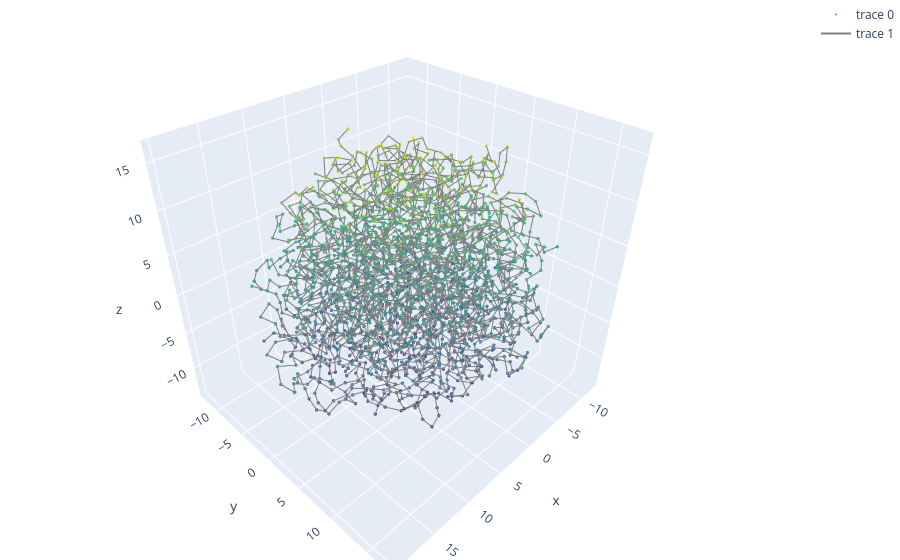

Write notebook code for a chart like this one.
### Code cell
visualize_whole_genome(points, diploid=True, resolution=2_000_000)

### Figure 1 — Plotly figure (JSON) as saved in the notebook; plotly's stock layout.template omitted (floating-point values rounded to 4 significant figures; data arrays with more than 128 entries replaced by an {"elided": "..."} marker saying what was removed)
{"data": [{"marker": {"color": {"elided": "2658 float values"}, "colorscale": [[0, "#440154"], [0.1111, "#482878"], [0.2222, "#3e4989"], [0.3333, "#31688e"], [0.4444, "#26828e"], [0.5556, "#1f9e89"], [0.6667, "#35b779"], [0.7778, "#6ece58"], [0.8889, "#b5de2b"], [1, "#fde725"]], "opacity": 0.8, "size": 2}, "mode": "markers", "type": "scatter3d", "x": {"elided": "2658 float values"}, "y": {"elided": "2658 float values"}, "z": {"elided": "2658 float values"}}, {"hoverinfo": "none", "line": {"color": "gray", "width": 2}, "mode": "lines", "type": "scatter3d", "x": {"elided": "7854 float values"}, "y": {"elided": "7854 float values"}, "z": {"elided": "7854 float values"}}], "layout": {"margin": {"b": 0, "l": 0, "r": 0, "t": 0}, "scene": {"aspectmode": "data"}}}
